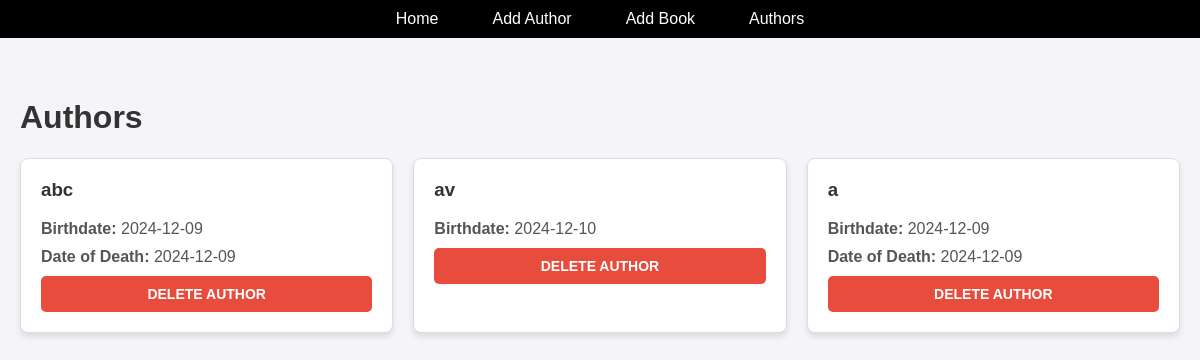
Page /authors on the earlier database version.
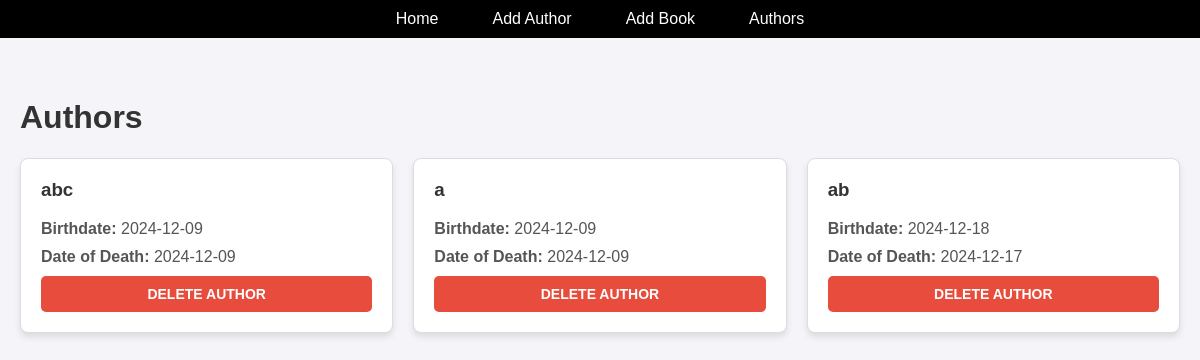
Same page on the later database version.
### data_models.py (models this page shows, shortened)
class Author(db.Model):
    id = db.Column(db.Integer, primary_key=True)
    name = db.Column(db.String(120), nullable=False)
    birth_date = db.Column(db.Date, nullable=True)
    date_of_death = db.Column(db.Date, nullable=True)
    books = db.relationship(
        "Book", back_populates="author", cascade="all, delete-orphan"
    )

### app.py (the view)
@app.route("/authors")
def authors():
    authors_list = Author.query.all()
    return render_template("authors.html", authors=authors_list)

### templates/authors.html (shortened to what this page needs)
<!DOCTYPE html>
<html lang="en">
<head>
    <link rel="stylesheet" href="{{ url_for('static', filename='style.css') }}">
</head>
<body>
    <nav>
        <ul>
            <li><a href="{{ url_for('home') }}">Home</a></li>
            <li><a href="{{ url_for('add_author') }}">Add Author</a></li>
            <li><a href="{{ url_for('add_book') }}">Add Book</a></li>
            <li><a href="{{ url_for('authors') }}">Authors</a></li>
        </ul>
    </nav>
    <div class="container">
        <h1>Authors</h1>
        <div class="card-grid">
            {% for author in authors %}
            <div class="card">
                <h3>{{ author.name }}</h3>
                {% if author.birth_date %}
                <p><strong>Birthdate:</strong> {{ author.birth_date }}</p>
                {% endif %}
                {% if author.date_of_death %}
                <p><strong>Date of Death:</strong> {{ author.date_of_death }}</p>
                {% endif %}
                <form action="{{ url_for('delete_author', author_id=author.id) }}" method="POST">
                    <button type="submit" class="btn btn-delete">Delete Author</button>
                </form>
            </div>
            {% endfor %}
        </div>
    </div>
</body>
</html>

### static/style.css (style rules this page uses)
body { font-family: 'Arial', sans-serif; margin: 0; padding: 0; background-color: #f4f4f9; color: #333; }
nav { background-color: #000000; padding: 10px 20px; }
nav ul { display: flex; list-style-type: none; margin: 0; padding: 0; justify-content: center; }
nav ul li { margin: 0 15px; }
nav ul li a { color: #ffffff; text-decoration: none; padding: 8px 12px; border-radius: 4px; transition: background-color 0.3s; }
.container { max-width: 1200px; margin: 20px auto; padding: 20px; }
form button { width: 100%; padding: 10px; font-size: 16px; font-weight: bold; background-color: #007BFF; color: white; border: none; border-radius: 4px; cursor: pointer; }
.card-grid { display: grid; grid-template-columns: repeat(auto-fill, minmax(300px, 1fr)); gap: 20px; }
.card { background: #ffffff; border-radius: 8px; box-shadow: 0 4px 6px rgba(0, 0, 0, 0.1); padding: 20px; border: 1px solid #ddd; }
.card h3 { margin-top: 0; color: #333; }
.card p { margin: 10px 0; color: #555; }
.btn { display: inline-block; padding: 10px 15px; font-size: 14px; font-weight: bold; text-transform: uppercase; border-radius: 5px; cursor: pointer; text-align: center; border: none; transition: background-color 0.3s ease; }
.btn-delete { background-color: #e74c3c; color: white; }

Differences in the rows shown:
removed Author: name "av", birth_date "2024-12-10"
added Author: name "ab", birth_date "2024-12-18", date_of_death "2024-12-17"
